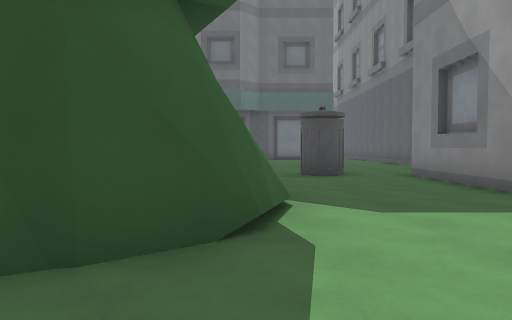
[1] (above)

24 first-person views from a walk through a level from a Godot 3-D game. The camera is 1.3 m above the floor, tilts 2° down and sees 70° across. The floor is counted in squares, 2 m on a side. Each view is taken from the middle of a square. On the plan, view 1 faces up. The plan holds only what a view shows up to about 11 squares ahead; the rest is blank. The place goes on beyond the plan.

[2]
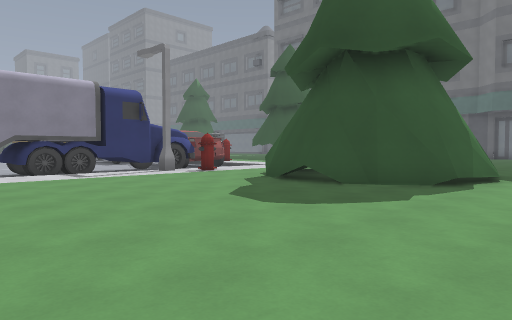

[3]
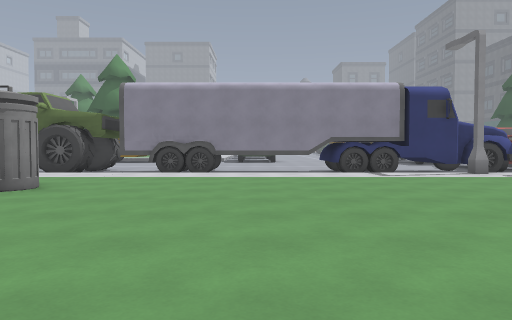

[4]
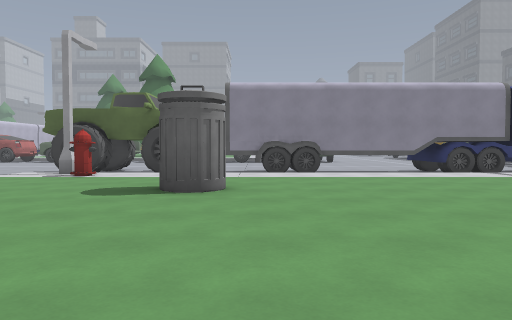

[5]
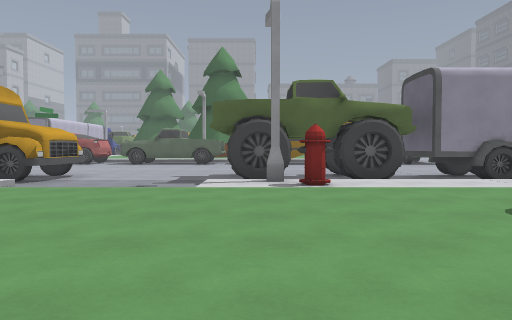

[6]
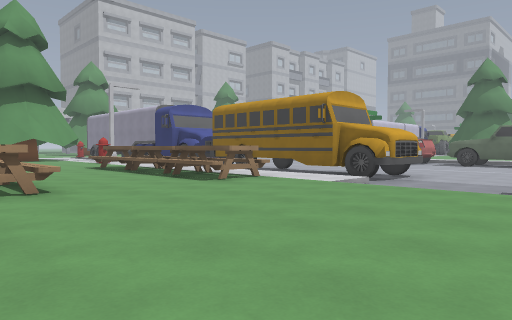

[7]
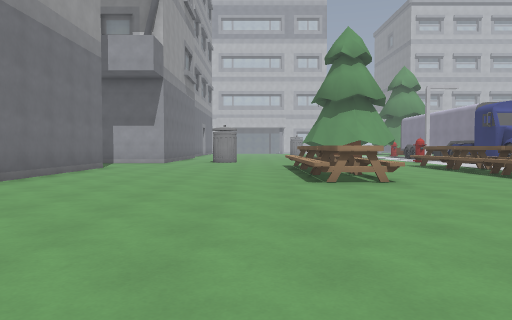

[8]
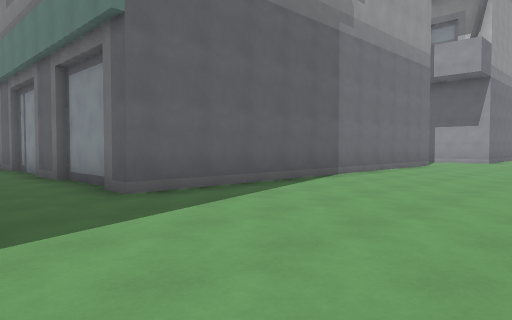

[9]
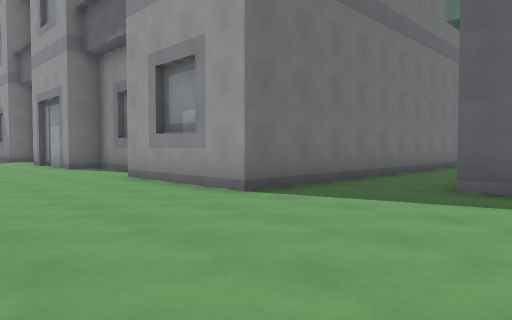

[10]
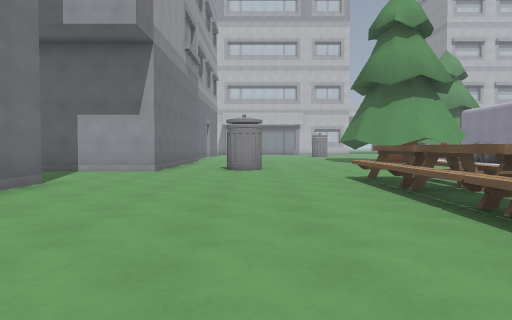

[11]
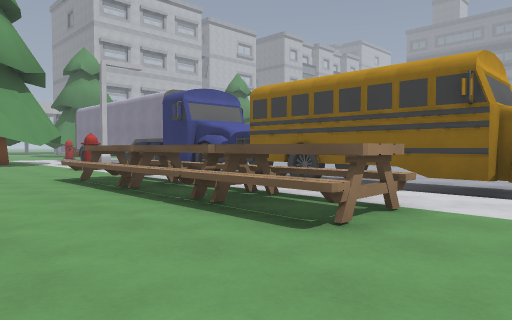

[12]
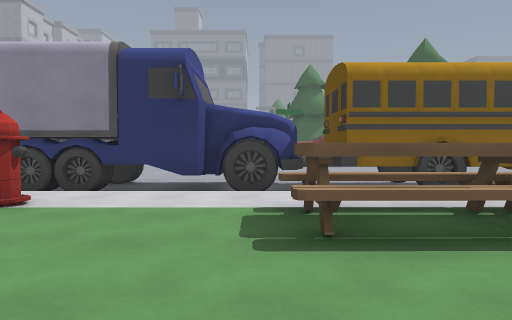

[13]
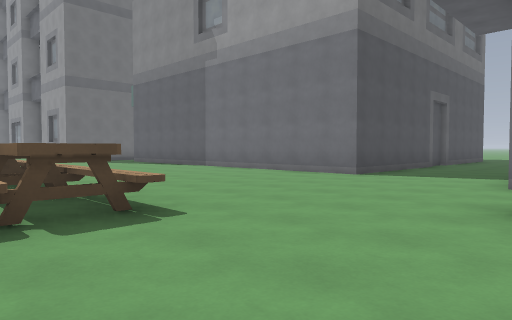

[14]
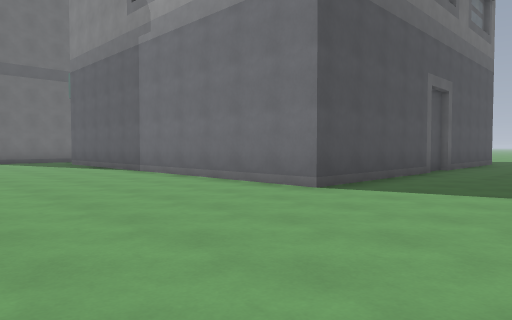

[15]
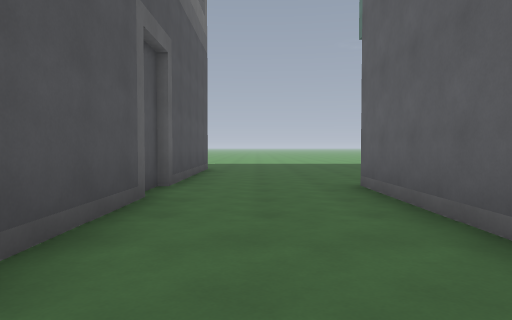

[16]
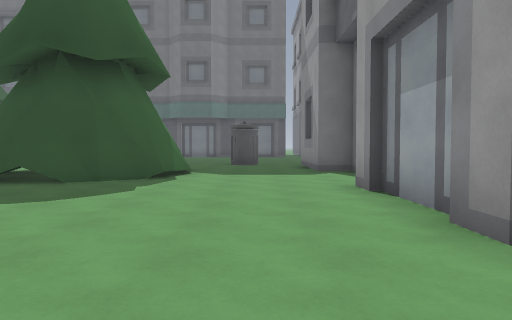

[17]
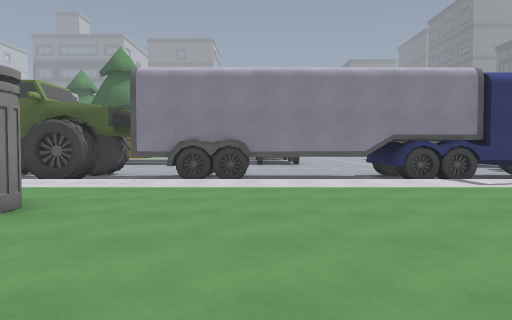

[18]
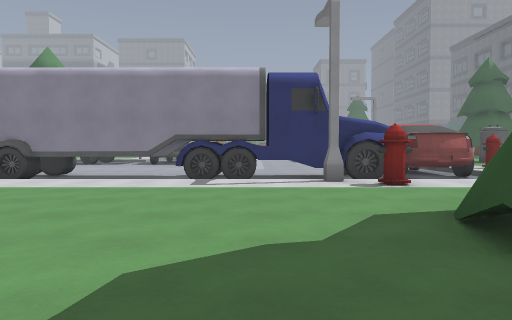

[19]
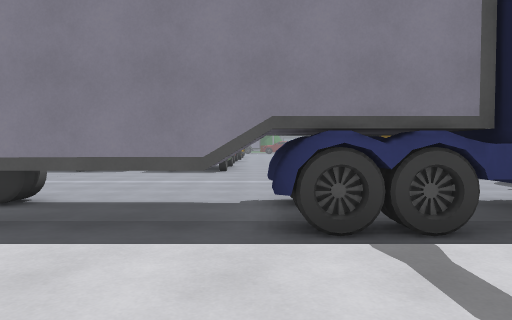

[20]
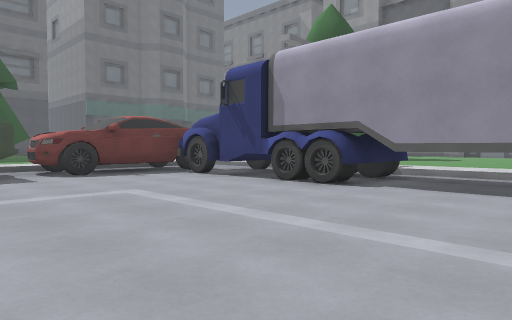

[21]
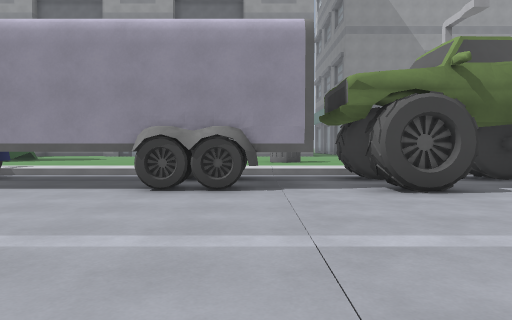

[22]
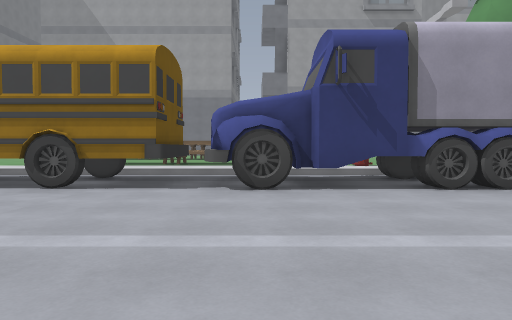

[23]
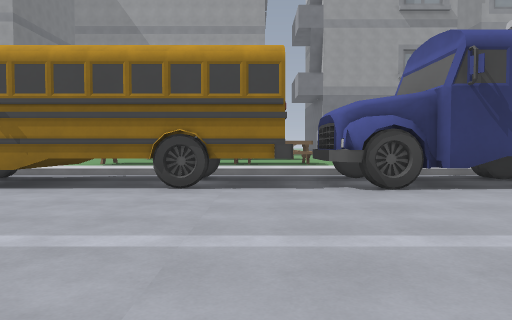

[24]
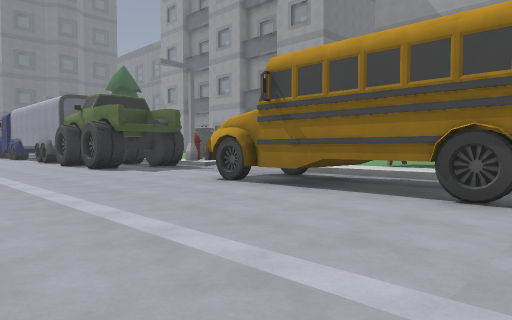

### Floor plan
Key: @ floor where view 1 was taken; # wall or solid block; . main floor; - floor 0.25 m lower than the main floor; / step, stairs or slope; ^ raised ledge; B bin; T tree; H hydrant; I thing the floor can be seen under or through; R truck; U bus; A table; L building.
Columns run from 16 left of view 1 to 13 right of it. Each row starts with its distance up from view 1.
 11                    ..
 10                    ..
  9                 .BB..
  8                 ..B.#
  7   ..            ....#
  6   /////        T....#
  5 RR-#  #        TT...##
  4 RR-####  .. TT TT....
  3  -----## ...TTTTT....
  2  -----##-.H..TTT.....
  1  -----##-#..........#
  0  -----##-.......@...#
 -1  -----##-...........#
 -2 ------II-...........##
 -3 ------II-............#
 -4 ------II-............#
 -5 ------II-............
 -6 ------II-............
 -7 ------II-...........#
 -8 ------^^-...B.......#
 -9   ---RRRR...........#
-10    --RRRR......  ...#########
-11    ------.H.................
-12    --RRRR#.............L.LL..L
-13    ------/............########
-14    -------............#
-15   --------............#
-16   --------............#
-17   ----UUU/............#
-18   ----UUU.............#
-19   ----UU-.AA...AA.....#
-20  -----UU-.AA...AA.....#
-21  -----UU-. A...AA.....#
-22  -----UUU.AA.. AA.....#
-23 ------UUU.AA.. AA.....#######
-24  -----##-.AA...AA.............
-25 ------III.....................
-26  -----III.....................
-27   ----I I.... .......L#######.
-28    ---I I.H.. ....BB.##

Positions as (right, up) in squares from view 1, and headings:
1: (0, 0), facing up
2: (2, -4), facing up-left
3: (2, -4), facing left
4: (2, -7), facing left
5: (0, -12), facing left
6: (0, -13), facing down-left
7: (1, -12), facing down
8: (1, -10), facing down-right
9: (0, -14), facing up-right
10: (2, -17), facing down
11: (-2, -17), facing down-left
12: (-2, -25), facing left
13: (-2, -28), facing up-right
14: (1, -27), facing up-right
15: (6, -25), facing right
16: (2, -5), facing up
17: (0, -5), facing left
18: (0, 0), facing left
19: (-5, -2), facing left
20: (-16, -5), facing up-right
21: (-16, -7), facing right
22: (-16, -25), facing right
23: (-16, -23), facing right
24: (-15, -23), facing up-right
